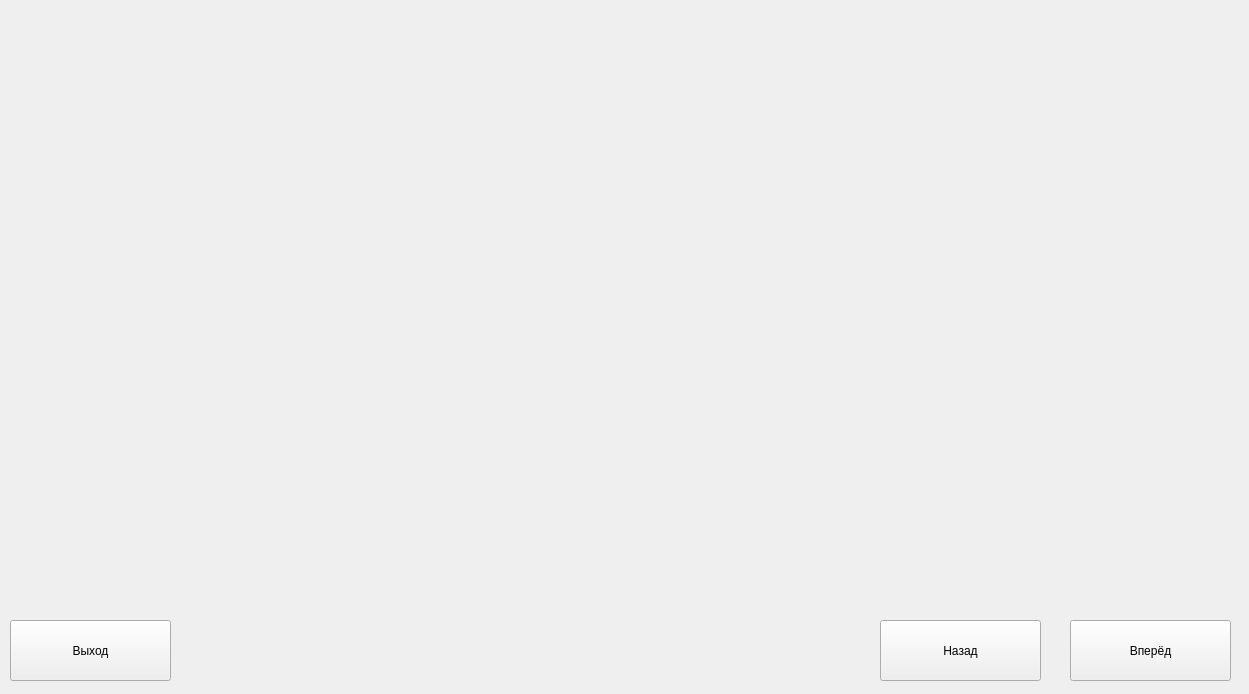
<?xml version="1.0" encoding="UTF-8"?>
<ui version="4.0">
 <class>InfoForm</class>
 <widget class="QWidget" name="InfoForm">
  <property name="geometry">
   <rect>
    <x>0</x>
    <y>0</y>
    <width>1249</width>
    <height>694</height>
   </rect>
  </property>
  <property name="windowTitle">
   <string>Form</string>
  </property>
  <widget class="QLabel" name="pic_label">
   <property name="geometry">
    <rect>
     <x>20</x>
     <y>10</y>
     <width>1211</width>
     <height>581</height>
    </rect>
   </property>
   <property name="text">
    <string/>
   </property>
   <property name="scaledContents">
    <bool>true</bool>
   </property>
  </widget>
  <widget class="QPushButton" name="pushButton">
   <property name="geometry">
    <rect>
     <x>880</x>
     <y>620</y>
     <width>161</width>
     <height>61</height>
    </rect>
   </property>
   <property name="text">
    <string>Назад</string>
   </property>
  </widget>
  <widget class="QPushButton" name="pushButton_2">
   <property name="geometry">
    <rect>
     <x>1070</x>
     <y>620</y>
     <width>161</width>
     <height>61</height>
    </rect>
   </property>
   <property name="text">
    <string>Вперёд</string>
   </property>
  </widget>
  <widget class="QPushButton" name="pushButton_3">
   <property name="geometry">
    <rect>
     <x>10</x>
     <y>620</y>
     <width>161</width>
     <height>61</height>
    </rect>
   </property>
   <property name="text">
    <string>Выход</string>
   </property>
  </widget>
 </widget>
 <resources/>
 <connections/>
</ui>
